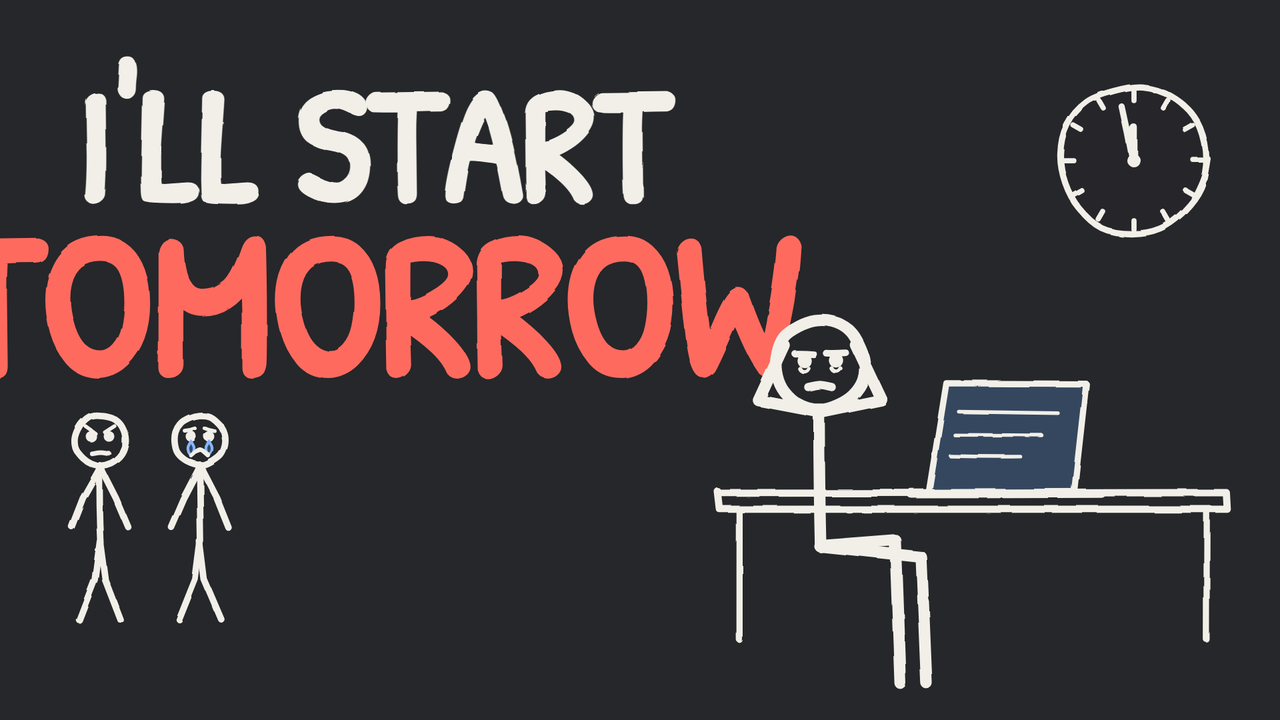
#> input picture gallery/thumbnails/test.png, 1280 x 720 px
$ python -i thumb_metrics.py   (imports and definitions only)
#> lines starting #> are read from the running program, lines starting #| are printed output that depends on the picture
"""Per-thumbnail pixel + text metrics and performance score for a thumbnail study.

usage: python3 thumb_metrics.py DIR     (DIR has lists/<channel>.txt from fetch_thumbs.sh, img/<id>.jpg, ocr.jsonl)
writes DIR/metrics.tsv (one row per video) and prints per-channel medians + top-vs-bottom comparisons.

Performance = views / median views of the 7 uploads either side (same channel, upload order): 1.0 = typical
for its era, 3.0 = a 3x outlier. Newest 3 uploads are excluded (views still growing).
"""
import json, sys, statistics as st, os
import numpy as np
from PIL import Image


def pixels(path):
#> called with path = '../../../../gallery/thumbnails/test.png'
    im = Image.open(path).convert("RGB")
#> im is the input picture: PIL image 1280x720 RGB; mean R, G, B 65.9, 58.1, 59.8
    if im.size == (480, 360):                      # hqdefault fallback: drop the letterbox bars
        im = im.crop((0, 45, 480, 315))
    a = np.asarray(im.resize((320, 180)), dtype=np.float32) / 255
    r, g, b = a[..., 0], a[..., 1], a[..., 2]
    lum = 0.2126 * r + 0.7152 * g + 0.0722 * b
    mx, mn = a.max(2), a.min(2)
    sat = np.where(mx > 0, (mx - mn) / np.maximum(mx, 1e-6), 0)
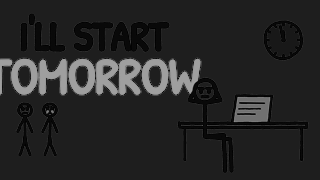
#> sat: shape (180, 320) float32; min 0, max 0.651, mean 0.152
    rg, yb = r - g, 0.5 * (r + g) - b                # Hasler–Süsstrunk colourfulness
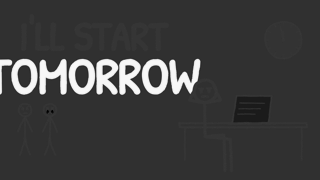
#> rg: shape (180, 320) float32; min -0.153, max 0.608, mean 0.03; drawn with min black and max white
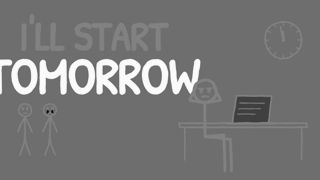
#> yb: shape (180, 320) float32; min -0.292, max 0.347, mean 0.00838; drawn with min black and max white
    colorful = np.hypot(rg.std(), yb.std()) + 0.3 * np.hypot(rg.mean(), yb.mean())
#> colorful = 0.173
    gy, gx = np.gradient(lum)
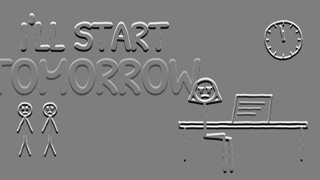
#> gy: shape (180, 320) float32; min -0.452, max 0.46, mean 2.48e-10; drawn with min black and max white
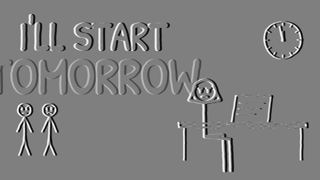
#> gx: shape (180, 320) float32; min -0.453, max 0.454, mean -0.00026; drawn with min black and max white
    edges = (np.hypot(gx, gy) > 0.08).mean()          # clutter: share of pixels on a hard edge
#> edges = 0.158
    q = (a * 7.99).astype(int); keys = q[..., 0] * 64 + q[..., 1] * 8 + q[..., 2]
#> after `q = (a * 7.99).astype(int)`:
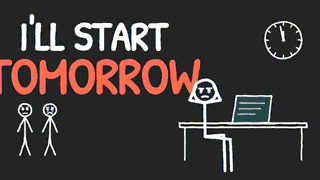
#> q: shape (180, 320, 3) int64; mean R, G, B 1.78, 1.55, 1.52; drawn with min black and max white
#> after `keys = q[..., 0] * 64 + q[..., 1] * 8 + q[..., 2]`:
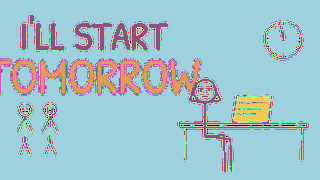
#> keys: shape (180, 320) int64; 49 distinct labels, from 0 to 511; one colour per label, 0 black
    cnt = np.bincount(keys.ravel(), minlength=512); top = np.argsort(cnt)[::-1]
#> after `cnt = np.bincount(keys.ravel(), minlength=512)`: cnt = 512 values, max 45373 at index 73, min 0 at index 2, mean 112.5
#> after `top = np.argsort(cnt)[::-1]`: top = 512 values, max 511 at index 1, min 0 at index 17, mean 255.5
    hexes = ["#%02x%02x%02x" % tuple(int((k >> s & 7) * 33.6 + 15) for s in (6, 3, 0)) for k in top[:3]]
#> hexes = ['#303030', '#fafafa', '#fa7352']
    return dict(lum=lum.mean(), contrast=lum.std(), sat=sat.mean(), colorful=colorful * 100, edges=edges,
                black=(lum < 0.08).mean(), white=(lum > 0.92).mean(), top3share=cnt[top[:3]].sum() / cnt.sum(),
                c1=hexes[0], c2=hexes[1], c3=hexes[2])


# [52 lines not run here, left out]

>>> result = pixels('../../../../gallery/thumbnails/test.png')
#> result = 11 items
